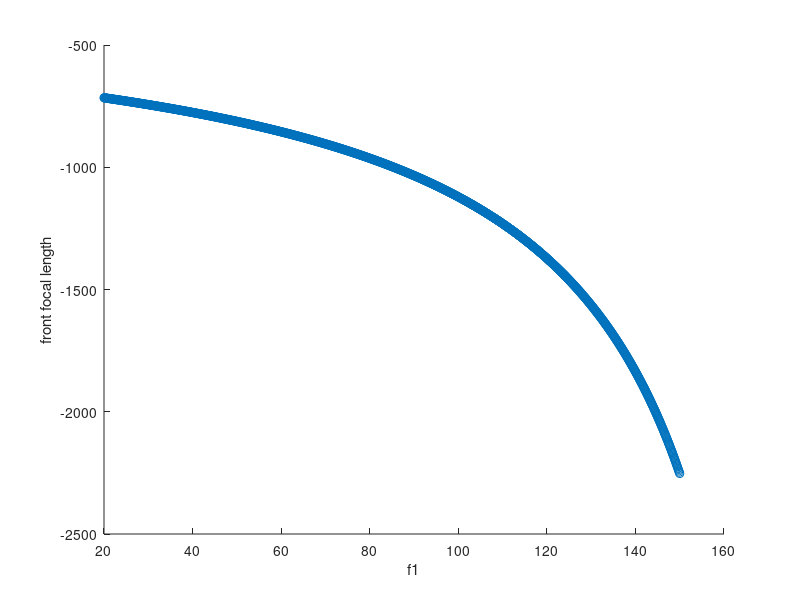

MATLAB code to generate this figure:
%front focal length for a two lens system
clear all
close all

% %+2500mm
% f1 = -152;
% d = 15:0.1:25;
% f2 =160.7;

%-2000mm
f1 = -272.5;
d = 20:0.1:150;
f2 =460.0;


figure(1)
hold on

for i = 1:length(d)
    ffl(i) = f1*(d(i)-f2)./(d(i)-(f1+f2));
 end   
    
    plot(d,ffl,'-o')
    xlabel('f1')
    ylabel('front focal length')

% axis([-inf,inf,0,3500])